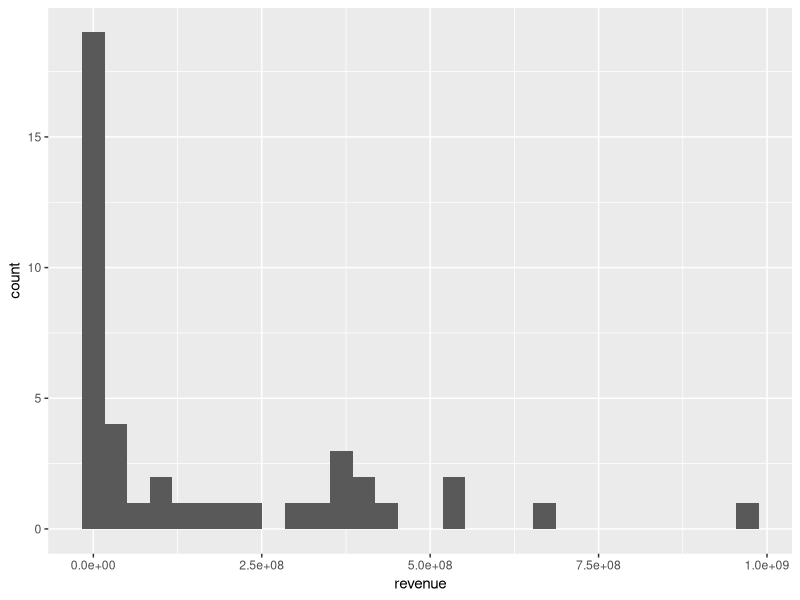
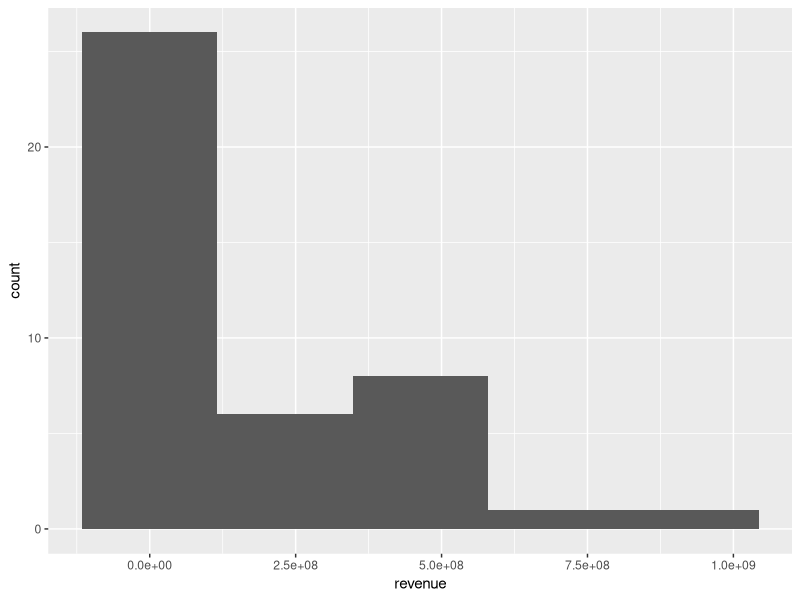
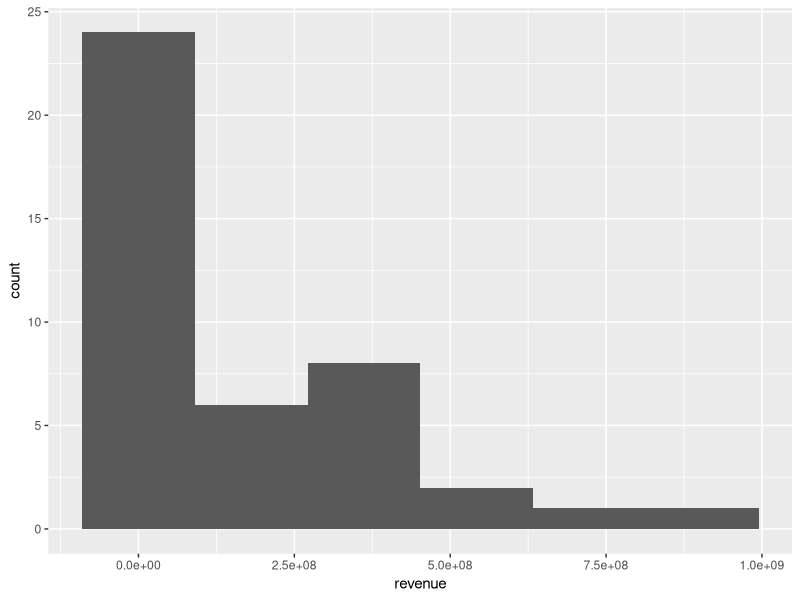
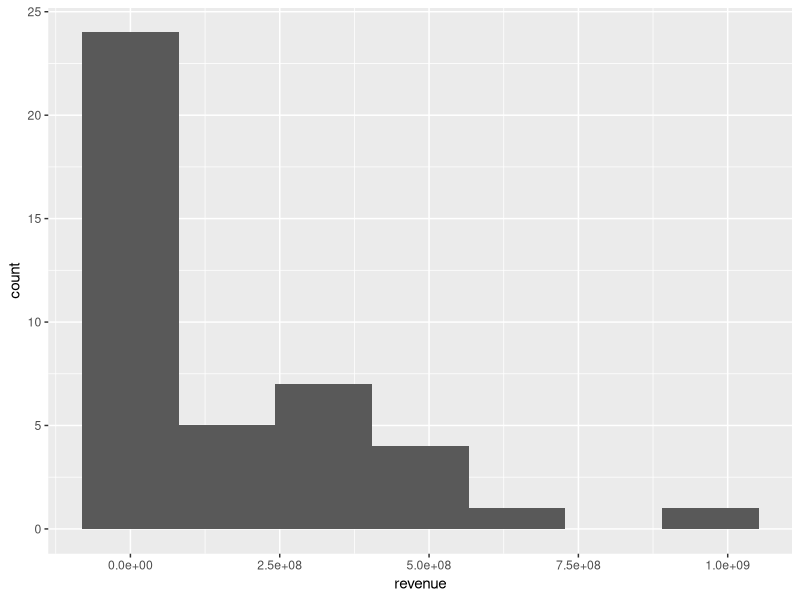
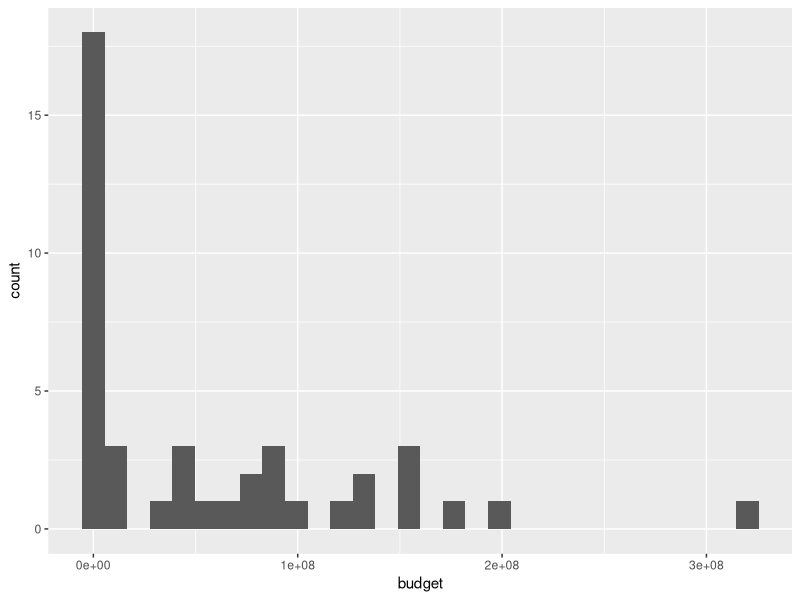
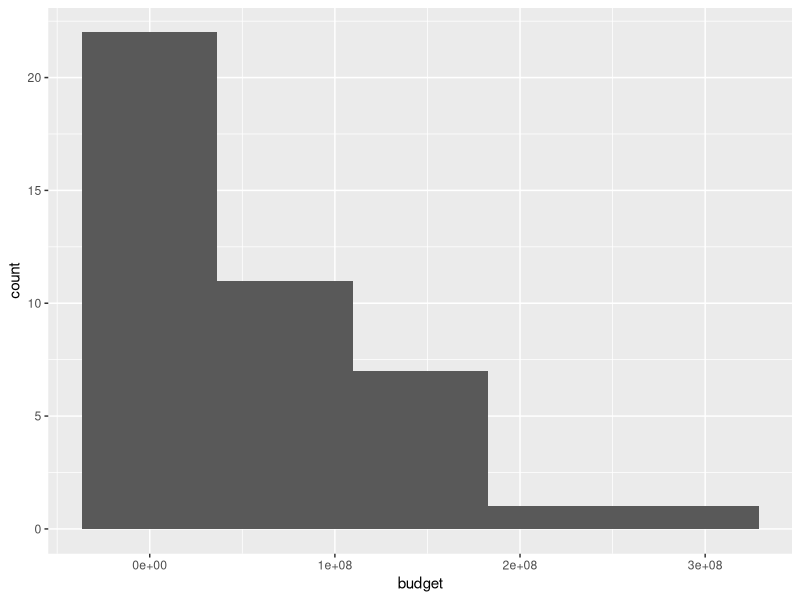
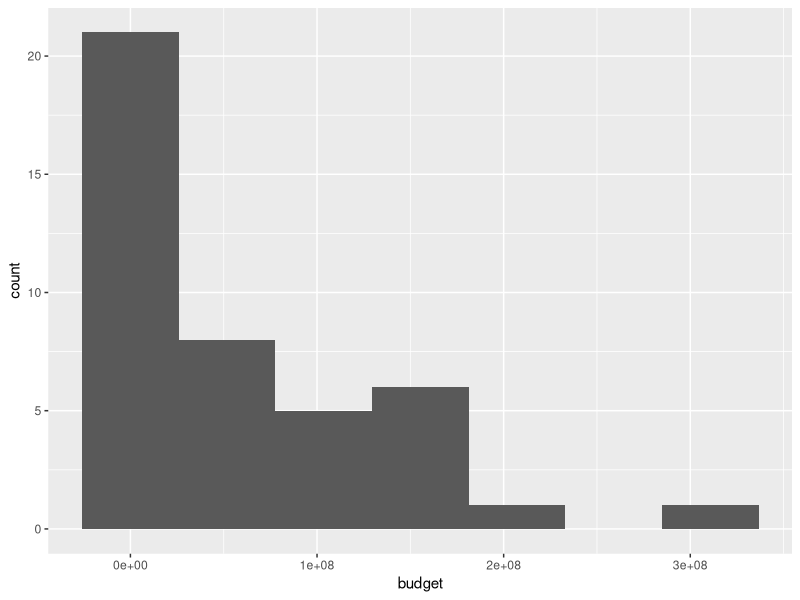
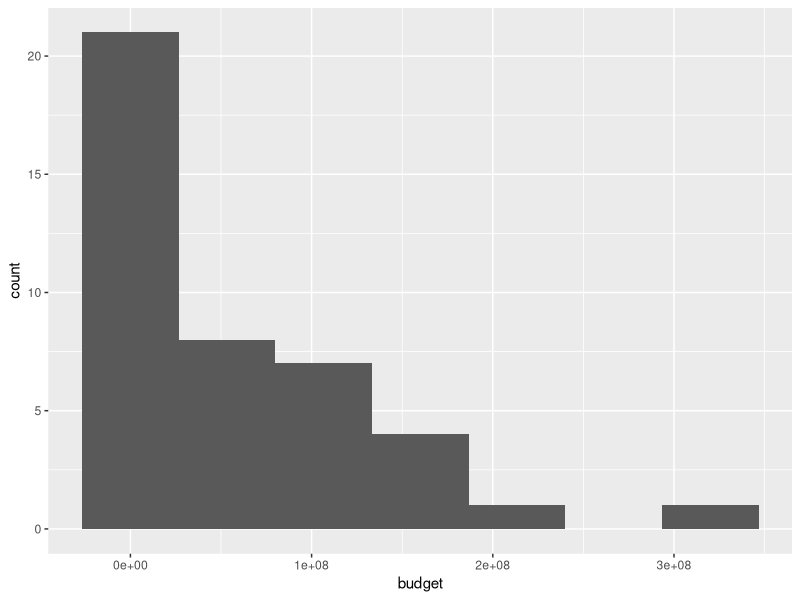

Write R code to recreate these figures, in order.
##
#
################################################################################
##data prep
#import libraries
library(ggplot2)
library(dplyr)
library(stats)
library(stringr)
library(scales)

#file directory
dir.create("05_week/scripts")
dir.create("05_week/figures")
dir.create("05_week/outputs")

#check files
getwd()
list.files("05_week")
list.files("05_week/data")

#load and check data
df <- read.csv("05_week/data/IMDB_Movies_Data.csv")
dim(df)
names(df)

#check variables
summary(df$budget)
range(df$budget)
summary(df$revenue)
range(df$revenue)

################################################################################
##histograms of budget and revenue
#set formula - scott's rule
scott <- function(x) {
  n <- length(x)
  s <- sd(x)
  3.5 * s * n^(-1/3)
}
#set formula - freedman-diaconis
freedman <- function(x){
  n <- length(x)
  iqr <- IQR(x)
  2 * iqr * n^(-1/3)
  
}
#set formula - sturge's rule
sturges <- function(x){
  n <- length(x)
  ceiling(log2(n) + 1)
}
#revenue histogram - default
rev_hist <- ggplot(df, aes(x = revenue)) + geom_histogram()
rev_hist

#revenue histogram - scott's rule
rev_hist_scott <- ggplot(df, aes(x = revenue)) + geom_histogram(binwidth = scott(df$revenue))
rev_hist_scott

#revenue histogram - freedman-diaconis
rev_hist_free <- ggplot(df, aes(x = revenue)) + geom_histogram(binwidth = freedman(df$revenue))
rev_hist_free

#revenue histogram - sturge's rule
rev_hist_sturge <- ggplot(df, aes(x = revenue)) + geom_histogram(bins = sturges(df$revenue))
rev_hist_sturge

#budget histogram - default
budg_hist <- ggplot(df, aes(x = budget)) + geom_histogram()
budg_hist

#budget histogram - scott's rule
budg_hist_scott <- ggplot(df, aes(x = budget)) + geom_histogram(binwidth = scott(df$budget))
budg_hist_scott

#budget histogram = freedman-diaconis
budg_hist_free <- ggplot(df, aes(x = budget)) + geom_histogram(binwidth = freedman(df$budget))
budg_hist_free

#budget histogram - sturge's rule
budg_hist_sturge <- ggplot(df, aes(x = budget)) + geom_histogram(bins = sturges(df$budget))
budg_hist_sturge

#final histogram - revenue
#transform data
df <- df %>% mutate(
  revenue2 = revenue/1000000,
  budget2 = budget/1000000
)
rev_hist <- ggplot(df, aes(x = revenue2)) + geom_histogram(bins = sturges(df$revenue2), color = "lightgrey", fill = "lightblue") + 
  labs(
    title = "Histogram of Movie Revenue (in millions of USD)", 
    x = "Revenue (in millions of USD)", 
    y = "Count"
  ) + theme_minimal() + scale_x_continuous(breaks = c(0, 100, 200, 300, 400, 500, 600, 700, 800, 900, 1000), minor_breaks = NULL,  labels = dollar) 
rev_hist
ggsave("05_week/figures/revenue_hist.png", rev_hist)

#final histogram - budget
budg_hist <- ggplot(df, aes(x = budget2)) + geom_histogram(bins = sturges(df$budget2), color = "lightgrey", fill = "#6cc19e") + 
  labs(
    title = "Histogram of Movie Budgets (in millions of USD)", 
    x = "Budget (in millions of USD)", 
    y = "Count"
  ) + theme_minimal() + scale_x_continuous(breaks = c(0, 50, 100, 150, 200, 250, 300, 350), minor_breaks = NULL, labels = dollar)
budg_hist
ggsave("05_week/figures/budget_hist.png", budg_hist)

#clean space
rm(rev_hist_free, rev_hist_scott, rev_hist_sturge, budg_hist_sturge, budg_hist_free, budg_hist_scott)
################################################################################
##top-grossing directors dotplot
top_directors <- df %>% group_by(director) %>% summarize(
  total_revenue = sum(revenue)
) %>% arrange(desc(total_revenue)) %>% slice_head(n = 3)

df_top <- df %>% filter(director %in% top_directors$director)

#dot plot 
dir_dot <- ggplot(df_top, aes(x = revenue2, y = director, color = director, fill = director)) + geom_dotplot() +
  labs(
    title = "Top Grossing Directors by Revenue",
    x = "Revenue (in millions of USD)", 
    y = ""
  ) + theme_minimal() + 
  theme(legend.position = "none") + 
  scale_x_continuous(limit = c(500, 1000), breaks = c(500, 600, 700, 800, 900, 1000), labels = dollar) + 
  scale_fill_brewer(palette = "Dark2") + scale_color_brewer(palette = "Dark2")
dir_dot
ggsave("05_week/figures/revenue_by_director.png", dir_dot)
################################################################################
##budget revenue scatterplot
#include only primary genre
df <- df %>% mutate(
  genres = gsub(",.*", "", genres)
)
#plot 
budg_rev <- ggplot(df,aes(x = budget2, y = revenue2, color = genres, size = popularity)) + 
  geom_point() + labs(
    title = "Movie Budget and Revenue by Popularity and Genre", 
    x = "Budget (in millions of USD)", 
    y = "Revenue (in millions of USD)", 
    color = "Movie Genre", 
    size = "Movie Popularity"
  ) + 
  theme_minimal() + 
  scale_x_continuous(labels = dollar) + scale_y_continuous(labels = dollar) + 
  scale_color_brewer(palette = "Paired")
budg_rev

ggsave("05_week/figures/budget_revenue_scatter.png", budg_rev)

